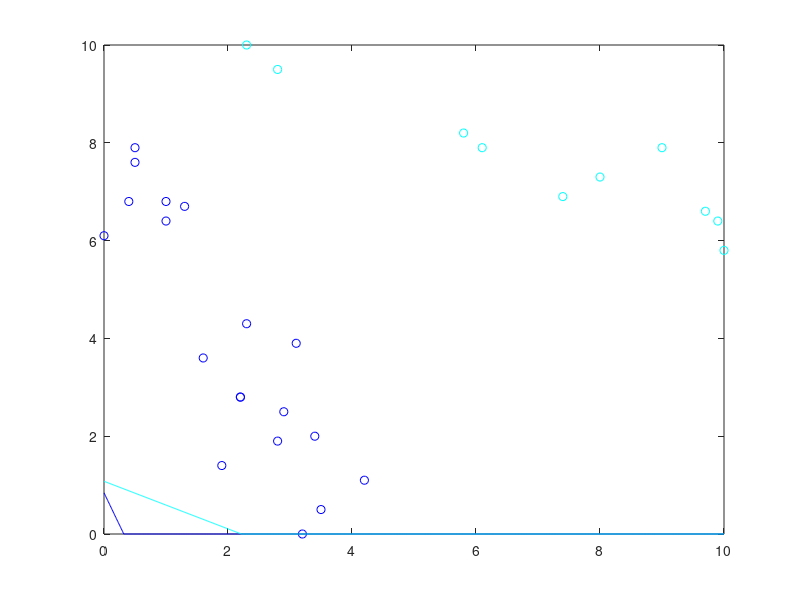

Write MATLAB code to recreate this figure.
x0 = 0.000000:.01:10.000000;
c0 = [4.200000 1.100000 ;
2.200000 2.800000 ;
2.200000 2.800000 ;
2.800000 1.900000 ;
2.300000 4.300000 ;
3.500000 0.500000 ;
0.000000 6.100000 ;
0.500000 7.600000 ;
0.400000 6.800000 ;
1.600000 3.600000 ;
3.200000 0.000000 ;
1.300000 6.700000 ;
1.900000 1.400000 ;
3.400000 2.000000 ;
1.000000 6.800000 ;
2.900000 2.500000 ;
0.500000 7.900000 ;
1.000000 6.400000 ;
3.100000 3.900000 ;
];
y_c0 =  - 0.935223 / 0.35406 * x0  + 0.298475 / 0.35406;
c1 = [9.700000 6.600000 ;
6.100000 7.900000 ;
5.800000 8.200000 ;
10.000000 5.800000 ;
2.300000 10.000000 ;
9.900000 6.400000 ;
9.000000 7.900000 ;
2.800000 9.500000 ;
8.000000 7.300000 ;
7.400000 6.900000 ;
];
y_c1 =  - 0.437578 / 0.899181 * x0  + 0.969427 / 0.899181;
colors = jet(2);
if (size(c0) >0) plot (c0(:,1), c0(:,2),'o', 'color', colors(1,:)); end
hold on;
if (size(c1) >0) plot (c1(:,1), c1(:,2),'o', 'color', colors(2,:)); end
hold on;
for i = 1 : size(y_c0, 2) 
 if y_c0(i) > 10.000000 
 y_c0(i) = 10.000000; 
 end 
 if y_c0(i) < 0.000000 
 y_c0(i) = 0.000000; 
 end 
 end
for i = 1 : size(y_c1, 2) 
 if y_c1(i) > 10.000000 
 y_c1(i) = 10.000000; 
 end 
 if y_c1(i) < 0.000000 
 y_c1(i) = 0.000000; 
 end 
 end
plot(x0, y_c0, 'color', colors(1,:));
hold on;
plot(x0, y_c1, 'color', colors(2,:));
hold on;
